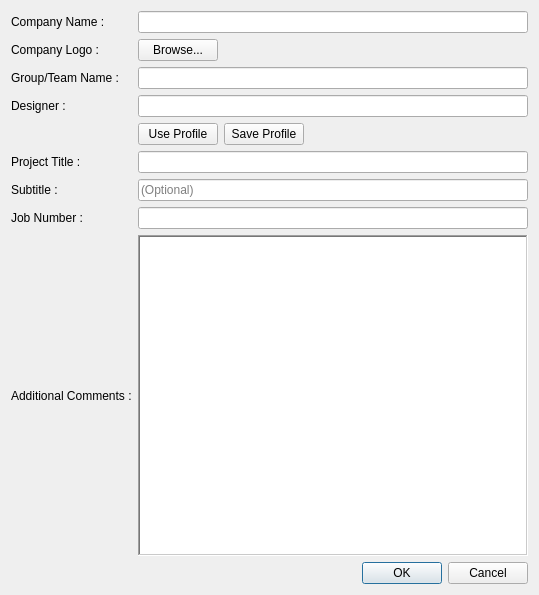
<?xml version="1.0" encoding="UTF-8"?>
<ui version="4.0">
 <class>Dialog</class>
 <widget class="QDialog" name="Dialog">
  <property name="geometry">
   <rect>
    <x>0</x>
    <y>0</y>
    <width>539</width>
    <height>595</height>
   </rect>
  </property>
  <property name="windowTitle">
   <string>Dialog</string>
  </property>
  <property name="inputMethodHints">
   <set>Qt::ImhNone</set>
  </property>
  <layout class="QGridLayout" name="gridLayout">
   <item row="9" column="1">
    <widget class="QDialogButtonBox" name="buttonBox">
     <property name="orientation">
      <enum>Qt::Horizontal</enum>
     </property>
     <property name="standardButtons">
      <set>QDialogButtonBox::Cancel|QDialogButtonBox::Ok</set>
     </property>
    </widget>
   </item>
   <item row="0" column="1">
    <widget class="QLineEdit" name="lineEdit_companyName">
     <property name="cursor">
      <cursorShape>ArrowCursor</cursorShape>
     </property>
     <property name="focusPolicy">
      <enum>Qt::StrongFocus</enum>
     </property>
    </widget>
   </item>
   <item row="0" column="0">
    <widget class="QLabel" name="lbl_companyName">
     <property name="text">
      <string>Company Name :</string>
     </property>
    </widget>
   </item>
   <item row="1" column="0">
    <widget class="QLabel" name="lbl_comapnyLogo">
     <property name="text">
      <string>Company Logo :</string>
     </property>
    </widget>
   </item>
   <item row="1" column="1">
    <layout class="QHBoxLayout" name="horizontalLayout">
     <item>
      <widget class="QPushButton" name="btn_browse">
       <property name="sizePolicy">
        <sizepolicy hsizetype="Fixed" vsizetype="Fixed">
         <horstretch>0</horstretch>
         <verstretch>0</verstretch>
        </sizepolicy>
       </property>
       <property name="focusPolicy">
        <enum>Qt::TabFocus</enum>
       </property>
       <property name="text">
        <string>Browse...</string>
       </property>
      </widget>
     </item>
     <item>
      <widget class="QLabel" name="lbl_browse">
       <property name="mouseTracking">
        <bool>true</bool>
       </property>
       <property name="acceptDrops">
        <bool>true</bool>
       </property>
       <property name="text">
        <string/>
       </property>
      </widget>
     </item>
    </layout>
   </item>
   <item row="2" column="0">
    <widget class="QLabel" name="lbl_groupName">
     <property name="text">
      <string>Group/Team Name :</string>
     </property>
    </widget>
   </item>
   <item row="2" column="1">
    <widget class="QLineEdit" name="lineEdit_groupName">
     <property name="focusPolicy">
      <enum>Qt::StrongFocus</enum>
     </property>
     <property name="cursorPosition">
      <number>0</number>
     </property>
    </widget>
   </item>
   <item row="3" column="1">
    <widget class="QLineEdit" name="lineEdit_designer">
     <property name="focusPolicy">
      <enum>Qt::StrongFocus</enum>
     </property>
    </widget>
   </item>
   <item row="3" column="0">
    <widget class="QLabel" name="lbl_designer">
     <property name="text">
      <string>Designer :</string>
     </property>
    </widget>
   </item>
   <item row="4" column="1">
    <layout class="QFormLayout" name="formLayout">
     <property name="sizeConstraint">
      <enum>QLayout::SetFixedSize</enum>
     </property>
     <item row="0" column="0">
      <widget class="QPushButton" name="btn_useProfile">
       <property name="sizePolicy">
        <sizepolicy hsizetype="Fixed" vsizetype="Fixed">
         <horstretch>0</horstretch>
         <verstretch>0</verstretch>
        </sizepolicy>
       </property>
       <property name="focusPolicy">
        <enum>Qt::TabFocus</enum>
       </property>
       <property name="text">
        <string>Use Profile</string>
       </property>
      </widget>
     </item>
     <item row="0" column="1">
      <widget class="QPushButton" name="btn_saveProfile">
       <property name="sizePolicy">
        <sizepolicy hsizetype="Fixed" vsizetype="Fixed">
         <horstretch>0</horstretch>
         <verstretch>0</verstretch>
        </sizepolicy>
       </property>
       <property name="focusPolicy">
        <enum>Qt::TabFocus</enum>
       </property>
       <property name="text">
        <string>Save Profile</string>
       </property>
      </widget>
     </item>
    </layout>
   </item>
   <item row="5" column="0">
    <widget class="QLabel" name="lbl_projectTitle">
     <property name="text">
      <string>Project Title :</string>
     </property>
    </widget>
   </item>
   <item row="5" column="1">
    <widget class="QLineEdit" name="lineEdit_projectTitle">
     <property name="focusPolicy">
      <enum>Qt::StrongFocus</enum>
     </property>
    </widget>
   </item>
   <item row="6" column="0">
    <widget class="QLabel" name="lbl_subtitle">
     <property name="text">
      <string>Subtitle :</string>
     </property>
    </widget>
   </item>
   <item row="6" column="1">
    <widget class="QLineEdit" name="lineEdit_subtitle">
     <property name="focusPolicy">
      <enum>Qt::StrongFocus</enum>
     </property>
     <property name="text">
      <string/>
     </property>
     <property name="placeholderText">
      <string>(Optional)</string>
     </property>
    </widget>
   </item>
   <item row="7" column="1">
    <widget class="QLineEdit" name="lineEdit_jobNumber">
     <property name="focusPolicy">
      <enum>Qt::StrongFocus</enum>
     </property>
    </widget>
   </item>
   <item row="7" column="0">
    <widget class="QLabel" name="lbl_jobNumber">
     <property name="text">
      <string>Job Number :</string>
     </property>
    </widget>
   </item>
   <item row="8" column="0">
    <widget class="QLabel" name="lbl_addComment">
     <property name="text">
      <string>Additional Comments :</string>
     </property>
    </widget>
   </item>
   <item row="8" column="1">
    <widget class="QTextEdit" name="txt_additionalComments">
     <property name="focusPolicy">
      <enum>Qt::StrongFocus</enum>
     </property>
     <property name="styleSheet">
      <string notr="true">  QTextCursor textCursor;
  textCursor.setPosistion(0, QTextCursor::MoveAnchor); 
  textedit-&gt;setTextCursor( textCursor );</string>
     </property>
     <property name="inputMethodHints">
      <set>Qt::ImhNone</set>
     </property>
     <property name="frameShape">
      <enum>QFrame::WinPanel</enum>
     </property>
     <property name="frameShadow">
      <enum>QFrame::Sunken</enum>
     </property>
     <property name="tabChangesFocus">
      <bool>false</bool>
     </property>
     <property name="readOnly">
      <bool>false</bool>
     </property>
     <property name="html">
      <string>&lt;!DOCTYPE HTML PUBLIC &quot;-//W3C//DTD HTML 4.0//EN&quot; &quot;http://www.w3.org/TR/REC-html40/strict.dtd&quot;&gt;
&lt;html&gt;&lt;head&gt;&lt;meta name=&quot;qrichtext&quot; content=&quot;1&quot; /&gt;&lt;style type=&quot;text/css&quot;&gt;
p, li { white-space: pre-wrap; }
&lt;/style&gt;&lt;/head&gt;&lt;body style=&quot; font-family:'MS Shell Dlg 2'; font-size:7.5pt; font-weight:400; font-style:normal;&quot;&gt;
&lt;p style=&quot;-qt-paragraph-type:empty; margin-top:0px; margin-bottom:0px; margin-left:0px; margin-right:0px; -qt-block-indent:0; text-indent:0px; font-family:'Ubuntu'; font-size:11pt;&quot;&gt;&lt;br /&gt;&lt;/p&gt;&lt;/body&gt;&lt;/html&gt;</string>
     </property>
    </widget>
   </item>
  </layout>
 </widget>
 <tabstops>
  <tabstop>lineEdit_companyName</tabstop>
  <tabstop>btn_browse</tabstop>
  <tabstop>lineEdit_groupName</tabstop>
  <tabstop>lineEdit_designer</tabstop>
  <tabstop>btn_useProfile</tabstop>
  <tabstop>btn_saveProfile</tabstop>
  <tabstop>lineEdit_projectTitle</tabstop>
  <tabstop>lineEdit_subtitle</tabstop>
  <tabstop>lineEdit_jobNumber</tabstop>
  <tabstop>txt_additionalComments</tabstop>
  <tabstop>buttonBox</tabstop>
 </tabstops>
 <resources/>
 <connections>
  <connection>
   <sender>buttonBox</sender>
   <signal>accepted()</signal>
   <receiver>Dialog</receiver>
   <slot>accept()</slot>
   <hints>
    <hint type="sourcelabel">
     <x>248</x>
     <y>254</y>
    </hint>
    <hint type="destinationlabel">
     <x>157</x>
     <y>274</y>
    </hint>
   </hints>
  </connection>
  <connection>
   <sender>buttonBox</sender>
   <signal>rejected()</signal>
   <receiver>Dialog</receiver>
   <slot>reject()</slot>
   <hints>
    <hint type="sourcelabel">
     <x>316</x>
     <y>260</y>
    </hint>
    <hint type="destinationlabel">
     <x>286</x>
     <y>274</y>
    </hint>
   </hints>
  </connection>
  <connection>
   <sender>btn_browse</sender>
   <signal>clicked()</signal>
   <receiver>lbl_browse</receiver>
   <slot>clear()</slot>
   <hints>
    <hint type="sourcelabel">
     <x>210</x>
     <y>62</y>
    </hint>
    <hint type="destinationlabel">
     <x>339</x>
     <y>62</y>
    </hint>
   </hints>
  </connection>
 </connections>
</ui>
